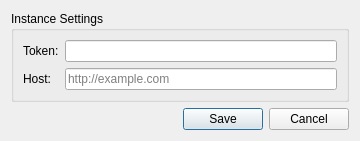
<?xml version="1.0" encoding="UTF-8"?>
<ui version="4.0">
    <class>Dialog</class>
    <widget class="QDialog" name="Dialog">
        <property name="geometry">
            <rect>
                <x>0</x>
                <y>0</y>
                <width>360</width>
                <height>125</height>
            </rect>
        </property>
        <property name="windowTitle">
            <string>Upload Settings</string>
        </property>
        <layout class="QVBoxLayout" name="verticalLayout">
            <item>
                <widget class="QGroupBox" name="group_url">
                    <property name="title">
                        <string>Instance Settings</string>
                    </property>
                    <layout class="QVBoxLayout" name="verticalLayout_2">
                        <item>
                            <layout class="QFormLayout" name="formLayout">
                                <item row="0" column="0">
                                    <widget class="QLabel" name="label_token">
                                        <property name="text">
                                            <string>Token:</string>
                                        </property>
                                    </widget>
                                </item>
                                <item row="0" column="1">
                                    <widget class="QLineEdit" name="token">
                                        <property name="text">
                                            <string />
                                        </property>
                                    </widget>
                                </item>
                                <item row="1" column="0">
                                    <widget class="QLabel" name="label_host">
                                        <property name="text">
                                            <string>Host:</string>
                                        </property>
                                    </widget>
                                </item>
                                <item row="1" column="1">
                                    <widget class="QLineEdit" name="host">
                                        <property name="placeholderText">
                                            <string>http://example.com</string>
                                        </property>
                                    </widget>
                                </item>
                            </layout>
                        </item>
                    </layout>
                </widget>
            </item>
            <item>
                <widget class="QDialogButtonBox" name="buttonBox">
                    <property name="orientation">
                        <enum>Qt::Horizontal</enum>
                    </property>
                    <property name="standardButtons">
                        <set>QDialogButtonBox::Cancel|QDialogButtonBox::Save</set>
                    </property>
                </widget>
            </item>
        </layout>
    </widget>
    <tabstops>
        <tabstop>token</tabstop>
        <tabstop>host</tabstop>
        <tabstop>buttonBox</tabstop>
    </tabstops>
    <resources />
    <connections>
        <connection>
            <sender>buttonBox</sender>
            <signal>accepted()</signal>
            <receiver>Dialog</receiver>
            <slot>accept()</slot>
            <hints />
        </connection>
        <connection>
            <sender>buttonBox</sender>
            <signal>rejected()</signal>
            <receiver>Dialog</receiver>
            <slot>reject()</slot>
            <hints />
        </connection>
    </connections>
</ui>
